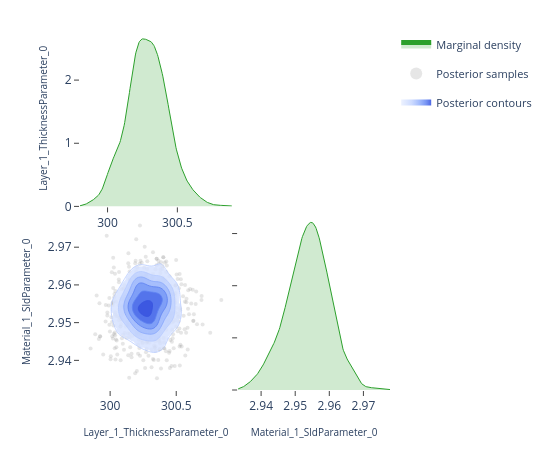

Notebook code for this chart:
### Code cell
# ---- Pairwise focus: thickness vs SLD ---------------------------------------
# A 2-parameter corner plot zooms in on the joint posterior for a specific
# pair.  This is the same view the EasyReflectometryApp's "2D Heatmap"
# sub-tab uses to inspect parameter degeneracies.


params_of_interest = ['Layer_1_ThicknessParameter_0', 'Material_1_SldParameter_0']
idx = [posterior.param_names.index(p) for p in params_of_interest]
subset_draws = np.asarray(posterior.draws)[:, idx]

fig = plot_corner(subset_draws, params_of_interest)
fig.show()

### Figure 1 — Plotly figure (JSON) as saved in the notebook; plotly's stock layout.template omitted (floating-point values rounded to 4 significant figures; data arrays with more than 128 entries replaced by an {"elided": "..."} marker saying what was removed)
{"data": [{"fill": "tozeroy", "fillcolor": "rgba(44, 160, 44, 0.22)", "hoverinfo": "skip", "legendgroup": "marginal", "line": {"color": "rgb(44, 160, 44)", "width": 1}, "mode": "lines", "name": "Marginal density", "showlegend": true, "type": "scatter", "x": {"elided": "256 float values"}, "xaxis": "x", "y": {"elided": "256 float values"}, "yaxis": "y"}, {"hoverinfo": "skip", "legendgroup": "scatter", "marker": {"color": "rgba(140, 140, 140, 0.22)", "size": 4}, "mode": "markers", "name": "Posterior samples", "showlegend": true, "type": "scatter", "x": {"elided": "720 float values"}, "xaxis": "x3", "y": {"elided": "720 float values"}, "yaxis": "y3", "zorder": 0}, {"colorscale": [[0.0, "rgba(224, 233, 255, 0.62)"], [0.35, "rgba(183, 203, 255, 0.70)"], [0.6, "rgba(138, 169, 252, 0.78)"], [0.82, "rgba(96, 131, 242, 0.84)"], [1.0, "rgba(58, 86, 224, 0.90)"]], "connectgaps": false, "contours": {"coloring": "fill", "end": 156.8, "showlabels": false, "showlines": false, "size": 24.76, "start": 33.01}, "hoverinfo": "skip", "legendgroup": "contour", "name": "Posterior contours", "showlegend": true, "showscale": false, "type": "contour", "x": [299.8, 299.8, 299.8, 299.8, 299.9, 299.9, 299.9, 299.9, 299.9, 299.9, 299.9, 300.0, 300.0, 300.0, 300.0, 300.0, 300.0, 300.0, 300.1, 300.1, 300.1, 300.1, 300.1, 300.1, 300.1, 300.1, 300.2, 300.2, 300.2, 300.2, 300.2, 300.2, 300.2, 300.3, 300.3, 300.3, 300.3, 300.3, 300.3, 300.3, 300.4, 300.4, 300.4, 300.4, 300.4, 300.4, 300.4, 300.4, 300.5, 300.5, 300.5, 300.5, 300.5, 300.5, 300.5, 300.6, 300.6, 300.6, 300.6, 300.6, 300.6, 300.6, 300.7, 300.7, 300.7, 300.7, 300.7, 300.7, 300.7, 300.8, 300.8, 300.8, 300.8, 300.8, 300.8, 300.8, 300.8, 300.9, 300.9, 300.9], "xaxis": "x3", "y": [2.933, 2.934, 2.934, 2.935, 2.936, 2.936, 2.937, 2.937, 2.938, 2.938, 2.939, 2.939, 2.94, 2.941, 2.941, 2.942, 2.942, 2.943, 2.943, 2.944, 2.945, 2.945, 2.946, 2.946, 2.947, 2.947, 2.948, 2.948, 2.949, 2.95, 2.95, 2.951, 2.951, 2.952, 2.952, 2.953, 2.954, 2.954, 2.955, 2.955, 2.956, 2.956, 2.957, 2.957, 2.958, 2.959, 2.959, 2.96, 2.96, 2.961, 2.961, 2.962, 2.963, 2.963, 2.964, 2.964, 2.965, 2.965, 2.966, 2.967, 2.967, 2.968, 2.968, 2.969, 2.969, 2.97, 2.97, 2.971, 2.972, 2.972, 2.973, 2.973, 2.974, 2.974, 2.975, 2.976, 2.976, 2.977, 2.977, 2.978], "yaxis": "y3", "z": {"elided": "80x80 float values"}, "zmax": 156.8, "zmin": 33.01, "zorder": 1}, {"colorscale": [[0.0, "rgba(183, 203, 255, 0.94)"], [0.35, "rgba(183, 203, 255, 0.94)"], [0.35, "rgba(138, 169, 252, 0.95)"], [0.6, "rgba(138, 169, 252, 0.95)"], [0.6, "rgba(96, 131, 242, 0.96)"], [0.82, "rgba(96, 131, 242, 0.96)"], [0.82, "rgba(58, 86, 224, 0.98)"], [1.0, "rgba(58, 86, 224, 0.98)"]], "contours": {"coloring": "lines", "end": 156.8, "showlabels": false, "size": 24.76, "start": 33.01}, "hoverinfo": "skip", "legendgroup": "contour", "line": {"width": 0.9}, "showlegend": false, "showscale": false, "type": "contour", "x": [299.8, 299.8, 299.8, 299.8, 299.9, 299.9, 299.9, 299.9, 299.9, 299.9, 299.9, 300.0, 300.0, 300.0, 300.0, 300.0, 300.0, 300.0, 300.1, 300.1, 300.1, 300.1, 300.1, 300.1, 300.1, 300.1, 300.2, 300.2, 300.2, 300.2, 300.2, 300.2, 300.2, 300.3, 300.3, 300.3, 300.3, 300.3, 300.3, 300.3, 300.4, 300.4, 300.4, 300.4, 300.4, 300.4, 300.4, 300.4, 300.5, 300.5, 300.5, 300.5, 300.5, 300.5, 300.5, 300.6, 300.6, 300.6, 300.6, 300.6, 300.6, 300.6, 300.7, 300.7, 300.7, 300.7, 300.7, 300.7, 300.7, 300.8, 300.8, 300.8, 300.8, 300.8, 300.8, 300.8, 300.8, 300.9, 300.9, 300.9], "xaxis": "x3", "y": [2.933, 2.934, 2.934, 2.935, 2.936, 2.936, 2.937, 2.937, 2.938, 2.938, 2.939, 2.939, 2.94, 2.941, 2.941, 2.942, 2.942, 2.943, 2.943, 2.944, 2.945, 2.945, 2.946, 2.946, 2.947, 2.947, 2.948, 2.948, 2.949, 2.95, 2.95, 2.951, 2.951, 2.952, 2.952, 2.953, 2.954, 2.954, 2.955, 2.955, 2.956, 2.956, 2.957, 2.957, 2.958, 2.959, 2.959, 2.96, 2.96, 2.961, 2.961, 2.962, 2.963, 2.963, 2.964, 2.964, 2.965, 2.965, 2.966, 2.967, 2.967, 2.968, 2.968, 2.969, 2.969, 2.97, 2.97, 2.971, 2.972, 2.972, 2.973, 2.973, 2.974, 2.974, 2.975, 2.976, 2.976, 2.977, 2.977, 2.978], "yaxis": "y3", "z": {"elided": "80x80 float values"}, "zmax": 156.8, "zmin": 33.01, "zorder": 2}, {"fill": "tozeroy", "fillcolor": "rgba(44, 160, 44, 0.22)", "hoverinfo": "skip", "legendgroup": "marginal", "line": {"color": "rgb(44, 160, 44)", "width": 1}, "mode": "lines", "name": "Marginal density", "showlegend": false, "type": "scatter", "x": {"elided": "256 float values"}, "xaxis": "x4", "y": {"elided": "256 float values"}, "yaxis": "y4"}], "layout": {"height": 450, "legend": {"font": {"size": 11}, "itemsizing": "constant", "orientation": "v", "x": 1.02, "xanchor": "left", "y": 1.0, "yanchor": "top"}, "margin": {"b": 60, "l": 80, "r": 160, "t": 30}, "plot_bgcolor": "white", "showlegend": true, "width": 550, "xaxis": {"anchor": "y", "domain": [0.0, 0.49], "showgrid": false, "ticks": "outside", "zeroline": false}, "xaxis2": {"anchor": "y2", "domain": [0.51, 1.0], "showgrid": false, "ticks": "outside", "visible": false, "zeroline": false}, "xaxis3": {"anchor": "y3", "domain": [0.0, 0.49], "showgrid": false, "ticks": "outside", "title": {"font": {"size": 10}, "text": "Layer_1_ThicknessParameter_0"}, "zeroline": false}, "xaxis4": {"anchor": "y4", "domain": [0.51, 1.0], "showgrid": false, "ticks": "outside", "title": {"font": {"size": 10}, "text": "Material_1_SldParameter_0"}, "zeroline": false}, "yaxis": {"anchor": "x", "domain": [0.51, 1.0], "showgrid": false, "ticks": "outside", "title": {"font": {"size": 10}, "text": "Layer_1_ThicknessParameter_0"}, "zeroline": false}, "yaxis2": {"anchor": "x2", "domain": [0.51, 1.0], "showgrid": false, "ticks": "outside", "visible": false, "zeroline": false}, "yaxis3": {"anchor": "x3", "domain": [0.0, 0.49], "showgrid": false, "ticks": "outside", "title": {"font": {"size": 10}, "text": "Material_1_SldParameter_0"}, "zeroline": false}, "yaxis4": {"anchor": "x4", "domain": [0.0, 0.49], "showgrid": false, "showticklabels": false, "ticks": "outside", "zeroline": false}}}
